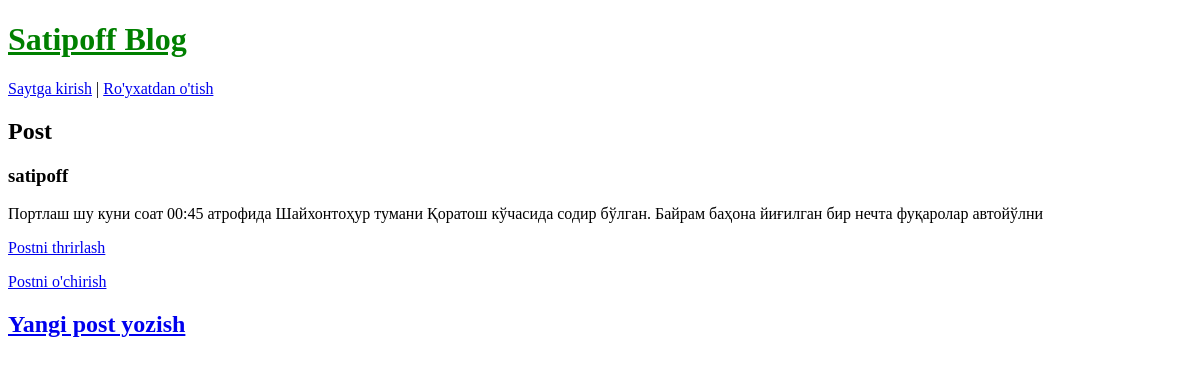
Page /post/5/ on the earlier database version.
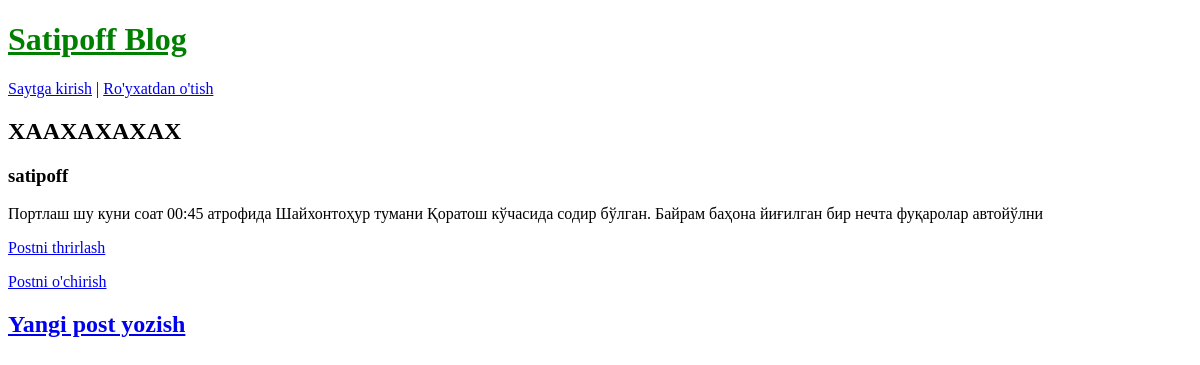
Same page on the later database version.
### blog/models.py (models this page shows, shortened)
class Post(models.Model):
    title = models.CharField(max_length=200)
    author = models.ForeignKey(
        'auth.User',
        on_delete=models.CASCADE
    )
    body = models.TextField()

### blog/views.py (the view)
# urls.py: path('post/<int:pk>/', BlogDetialView.as_view(), name='post_detail'),
class BlogDetialView(DetailView):
    model = Post
    template_name = 'post_detail.html'

### templates/post_detail.html
{% extends 'base.html' %}
{% block content %}
        <div class="post-entry">
            <h2>{{ post.title }}</a></h2>
            <h3>{{ post.author }}</h3>
            <p>{{ post.body | slice:":2000" }}</p>
        </div>
<p><a href="{% url 'post_edit' post.pk %}">Postni thrirlash</a></p>
<p><a href="{% url 'post_delete' post.pk %}">Postni o'chirish</a></p>
{% endblock content %}

### templates/base.html (shortened to what this page needs)
{% load static %}
<!DOCTYPE html>
<html lang="en">
<head>
    <link rel="stylesheet" href="{% static 'css/base.css' %}">
</head>
<body>
    <header>
        <h1><a href="{% url 'home' %}">Satipoff Blog</a></h1>
    </header>
    {% if user.is_authenticated %}
    <p>Xush kelibsiz, {{ user.username }}!</p>
    <p><a href="{% url 'logout' %}">Chiqib ketish</a></p>
    {% else %}
    <p>
        <a href="{% url 'login' %}">Saytga kirish</a> |
        <a href="{% url 'signup' %}">Ro'yxatdan o'tish</a>
    </p>
        {% endif %}
<div>
    {% block content %}
    {% endblock content %}
</div>
<footer>
    <h2>
        <a href="{% url 'post_new' %}">Yangi post yozish</a>
    </h2>
</footer>
</body>
</html>

### static/css/base.css (style rules this page uses)
header h1 a { color: green; }

Differences in the rows shown:
changed Post "satipoff": title "Post" → "XAAXAXAXAX"
